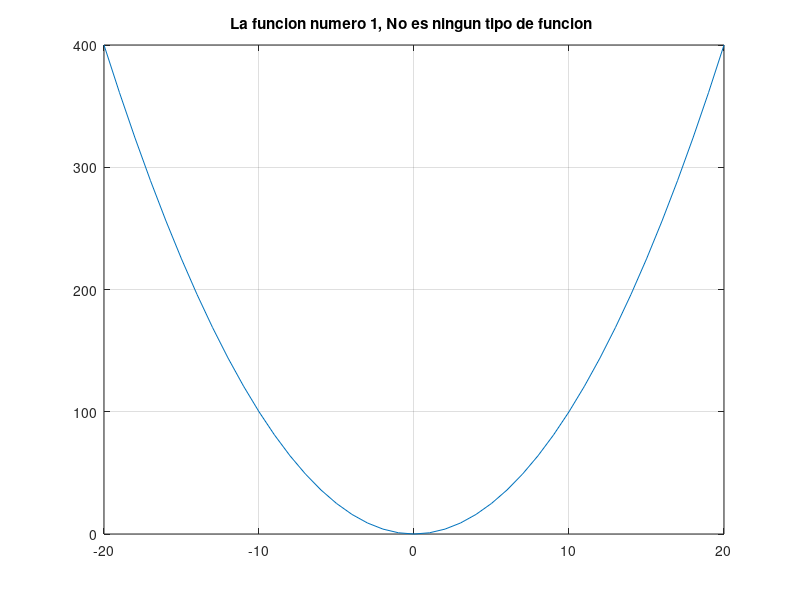

Write MATLAB code to recreate this figure.
% Octave Script
% Funcion                :1
% Title                  :A19 funcion inyectiva, sobreyectiva y biyectiva
% Description            :Script para recordar funcion inyectiva, sobreyectiva y biyectiva
% Author                 :Magali Valencia Clemente
% Date                   :2021/11/16
% Version                :1
% Usage                  :C:\Users\magali
%                        :octave>funcion inyectiva, sobreyectiva y biyectiva

clear 
% dominio de x 
x=[-20:1:20];
% funciona  plotar 
gx=(x.^2);
plot(x,gx)
% marcar el plano cartesiano 
hold on
grid on;

title(['La funcion numero 1, No es ningun tipo de funcion ']);
